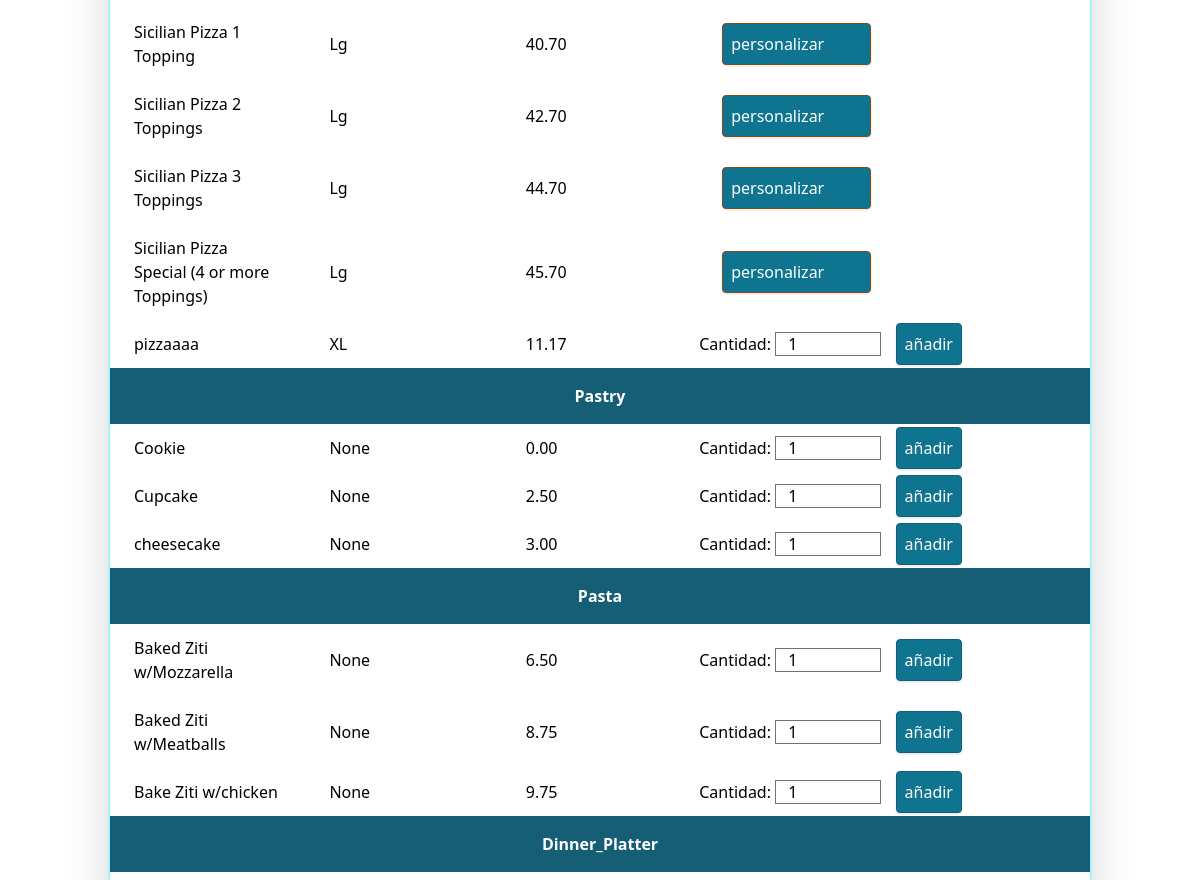
The page / (signed in, middle part) on the database as committed earlier.
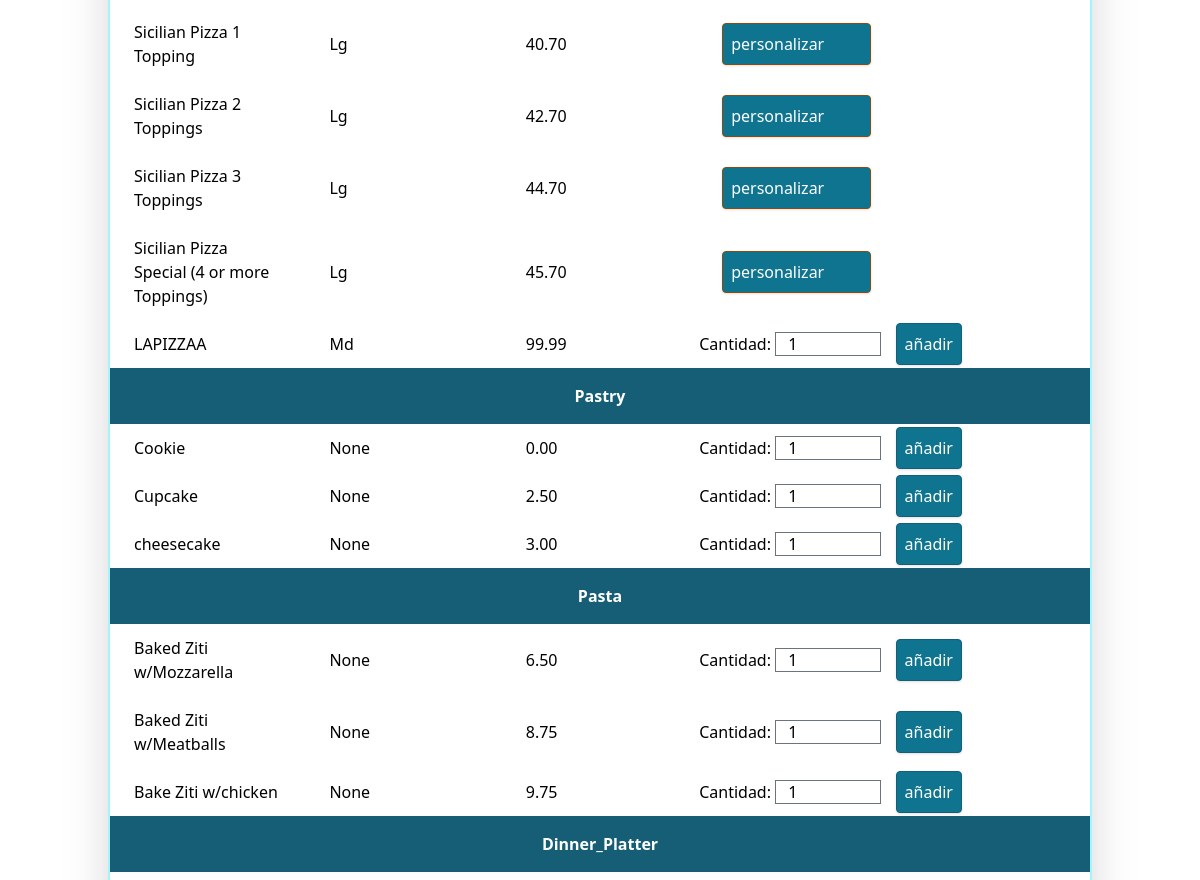
The same page on the database as committed later.
### orders/models.py (models this page shows, shortened)
class Menu_Item(models.Model):
    MENU_CATEGORIES = (
    ('Pizza', 'Pizza'),
    ('Pasta', 'Pasta'),
    ('Subs', 'Subs'),
    ('Salad', 'Salad'),
    ('Dinner_Platter', 'Dinner_Platter'),
    ('Topping', 'Topping'),
    ('Extra', 'Extra'),
    ('Dessert', 'Dessert'),
    ('Pastry', 'Pastry'),
    ('Main', 'Main'),
    ('Appetizer', 'Appetizer'),
    ('Side', 'Side'),
    ('Miscellaneous', 'Miscellaneous')
    )
    SIZE_CATEGORIES = (
    ('Sm', 'Small'),
    ('Md', 'Medium'),
    ('Lg', 'Large'),
    ('XL', 'Extra_Large')
    )
    category = models.CharField(max_length=36, null=True, blank=True,
                                choices=MENU_CATEGORIES,
                                help_text='Categoría del elemento del menú.')
    name = models.CharField(max_length=128,
                            help_text='Nombre del elemento del menú')
    price =  models.DecimalField(max_digits=4, null=True, blank=True,
                                decimal_places=2, default=0.00)
    sizes = models.CharField(max_length=4, null=True, blank=True,
                                choices=SIZE_CATEGORIES,
                                help_text='Ingrese el tamaños \
                                            del elemento del menú')
    toppings = models.CharField( max_length=400, blank=True, null=True,
                                help_text='Introducir ingredientes')
    num_toppings = models.CharField(max_length=10, blank=True, null=True)

### orders/views.py (the view)
# urls.py: path("", views.index, name="index"),
@login_required()
def index(request):
    if not request.user.is_authenticated:
        return render(request, "orders/login.html", {"message": None})
    menu_items = Menu_Item.objects.exclude(category__icontains="Topping") \
    .exclude(category__icontains="Extra")
    filtered_orders = Order.objects.filter(owner=request.user.profile, is_ordered=False)
    current_order_products = []
    item_count = 0
    if filtered_orders.exists():
        user_order = filtered_orders[0]
        user_order_items = user_order.ordered_items.all()
        current_order_products = [menu_item.menu_item for menu_item
                                in user_order_items]
        item_count = user_order.ordered_items.count()
    context ={
        'current_order_products': current_order_products,
        'item_count': item_count,
        "user": request.user,
        "menu_item": menu_items.order_by('-category')
    }
    return render(request, "orders/index.html", context)

### orders/templates/orders/index.html (shortened to what this page needs)
{% extends "orders/layout.html" %}
{%block template%}
  <div class="container px-5 py-20 mx-auto flex flex-wrap items-center">
    <table  class="shadow-2xl border-2 border-cyan-200 w-full md:table-fixed content-center">
      <tbody>
        {% for item in menu_item %}
        {% ifchanged item.category %}
        <tr id="{{item.category}}">
          <th scope="col" colspan="5" class="py-3 bg-cyan-800 py-4">
            <h2 class="text-white"> {{ item.category }} </h2>
          </th>
        </tr>
        {% endifchanged %}
        <tr>
          <td class="py-3 px-6">{{item.name}}</td>
          <td class="py-3 px-6">{{item.sizes}}</td>
          <td class="py-3 px-6">{{item.price}}</td>
          {% if item.category == "Pizza" and "Topping" in item.name %}
          <td class="py-3 px-6">
            <a class="bg-cyan-700 border border-yellow-800 shadow p-2 rounded text-white flex items-center focus:outline-none focus:shadow-outline" href="{% url 'orders:customize_order' item.name %}" >personalizar</a></td>
        {% elif item.category == "Subs" %}
        <td class="py-3 px-6"><a href="{% url 'orders:customize_order' item.name %}" class="bg-cyan-700 border border-yellow-800 shadow p-2 rounded text-white flex items-center focus:outline-none focus:shadow-outline">personalizar</a></td>
      {% else %}
        <form class="" action="{% url 'orders:add_to_cart' item.id %}" method="post">
        <td>
          <label for="qauntity">Cantidad:</label>
          <input name="quantity" id="quantity" type="number" value=1 min=1 max=30 class="h-6 w-13">
          <td>
            <button type="submit" class="bg-cyan-700 border border-cyan-800 shadow p-2 rounded text-white flex items-center focus:outline-none focus:shadow-outline">añadir</button></td>
          </td>
        </form>
      {%endif%}
        </tr>
        {% endfor %}
      </tbody>
    </table>
    <br>
  </div>
{%endblock%}

### orders/templates/orders/layout.html (shortened to what this page needs)
<!DOCTYPE html>
<html lang="en">
<head>
    {% load static %}
    <script src="https://cdn.tailwindcss.com"></script>
    <script src="https://cdn.tailwindcss.com?plugins=forms,typography,aspect-ratio,line-clamp"></script>
</head>
<body>
    {% block template %}{%endblock%}
</body>
</html>

Rows that differ between the two databases and show on the page:
removed Menu_Item: name "pizzaaaa", sizes "XL", price "11.17"
added Menu_Item: name "LAPIZZAA", sizes "Md", price "99.99"
